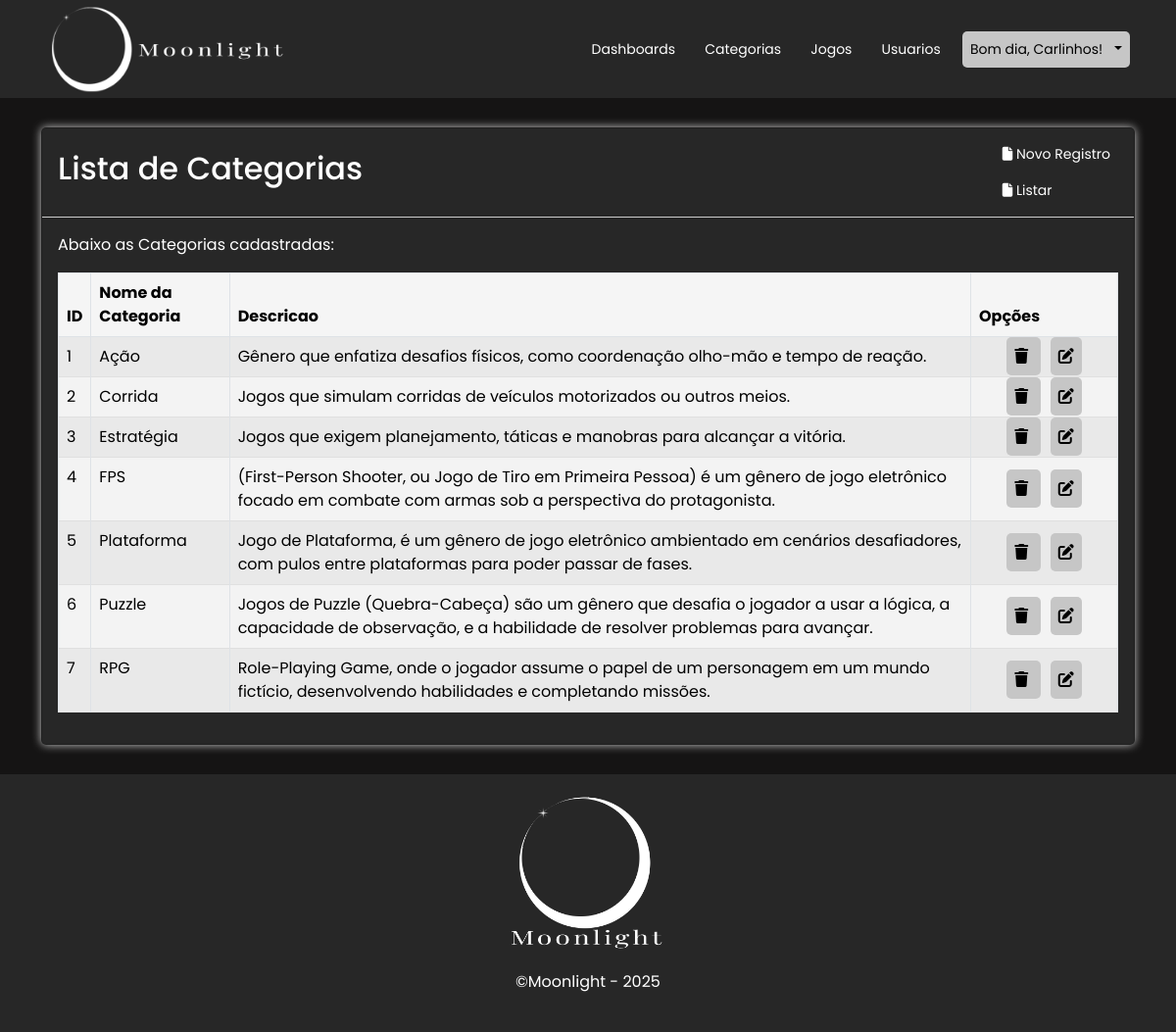
Screenshot of /Moonlight_Backend/Public/categoria/listar (signed in) with the database file from the repository.
### tables this page shows
CREATE TABLE `categorias` (
    `id_categoria` BIGINT NOT NULL AUTO_INCREMENT PRIMARY KEY,
    `nm_cat` VARCHAR(255) NOT NULL,
    `desc_cat` VARCHAR(255) NOT NULL
);

### Moonlight_Backend/Controller/CategoriaController.php (called while the page is built, shortened)
<?php
class CategoriaController{
    public function __construct(){
        $pdo = Conexao::connect();
        $this->categoria = new CategoriaModel($pdo);
    }
    public function listar() {
        require "../Views/categoria/listar.php";
    }
}

### Moonlight_Backend/Model/CategoriaModel.php (called while the page is built, shortened)
<?php
class CategoriaModel {
    private PDO $pdo;
    public function __construct(
        PDO $pdo,
    )
    {
        $this->pdo = $pdo;
    }
    public function listarCategoria() {
        $sql = "select * from categorias order by nm_cat";
        $consulta = $this->pdo->prepare($sql);
        $consulta->execute();
        return $consulta->fetchAll(PDO::FETCH_OBJ);
    }
}

### Moonlight_Backend/Views/categoria/listar.php (the view, shortened to what this page needs)
<div class="container">
    <div class="card">
        <div class="card-header jc-between">
            <h2 class="float-start as-center white-text">Lista de Categorias</h2>
            <div class="float-end">
                <a href="<?= BASE_URL ?>/categoria" title="Novo Registro" class="simpleBtn p-x1 textdec-Debloat white-text">
                    <i class="fas fa-file"></i> Novo Registro
                </a>
                <a href="<?= BASE_URL ?>/categoria/listar" title="Listar" class="simpleBtn p-x1 textdec-Debloat white-text">
                    <i class="fas fa-file"></i> Listar
                </a>
            </div>
        </div>
        <div class="card-body">
            <?php
            $dadosCategoria = $this->categoria->listarCategoria() ?? null;
            if($dadosCategoria): ?>
            <p class="white-text">Abaixo as Categorias cadastradas:</p>
            <div class="table-responsive-scroll">
                <table class="table table-bordered table-striped dashboard-table">
                    <thead>
                        <tr>
                            <td>ID</td>
                            <td>Nome da Categoria</td>
                            <td>Descricao</td>
                            <td>Opções</td>
                        </tr>
                    </thead>
                    <tbody>
                        <?php
                            foreach ($dadosCategoria as $dados) {
                                ?>
                                <tr>
                                    <td><?=$dados->id_categoria?></td>
                                    <td><?=$dados->nm_cat?></td>
                                    <td><?=$dados->desc_cat?></td>
                                    <td width="150px" id="opcoes">
                                        <div class="text-center">
                                            <a href="javascript:confirmarExclusao(event, <?=$dados->id_categoria?>, 'categoria')" class="formBtn p-x1 black-text mr-x1">
                                                <i class="fas fa-trash"></i>
                                            </a>
                                            <a href="<?= BASE_URL ?>/categoria/index/<?=$dados->id_categoria?>" class="formBtn p-x1 black-text ml-x1">
                                                <i class="fas fa-edit"></i>
                                            </a>
                                        </div>
                                    </td>
                                </tr>
                                <?php
                            }
                        ?>
                    </tbody>
                </table>
                <?php else: ?>
                <h4 class="white-text">Não há categorias cadastradas, cadastre-as</h4>
                <?php endif; ?>
            </div>
        </div>
    </div>
</div>

### Moonlight_Backend/Public/index.php (shortened to what this page needs)
<?php
    $controller = $_GET["param"] ?? "index";
?>
<!DOCTYPE html>
<html lang="pt-br">
<head>
    <link rel="stylesheet" href="https://cdnjs.cloudflare.com/ajax/libs/font-awesome/6.5.1/css/all.min.css">
    <link rel="stylesheet" href="<?= BASE_URL ?>/css/bootstrap.min.css">
    <link rel="stylesheet" href="<?= BASE_URL ?>/css/all.min.css">
    <link rel="stylesheet" href="<?= BASE_URL ?>/css/index/style.css">
    <link rel="stylesheet" href="<?= BASE_URL ?>/css/index/forms.css">
    <link rel="stylesheet" href="<?= BASE_URL ?>/css/index/erro.css">
    <link rel="stylesheet" href="<?= BASE_URL ?>/css/index/dashboard.css">
    <link href="https://cdn.jsdelivr.net/npm/summernote@0.9.0/dist/summernote.min.css" rel="stylesheet">
</head>
<body>
    <?php
    if(!isset($_SESSION['Logado_Na_Sessão']) && (!$_POST)) {
        include "../Views/index/Login.php";
    } else if(!isset($_SESSION['Logado_Na_Sessão']) && ($_POST)){
        $acao = new UsuarioController();
        $acao->login();
    } else if($_SESSION['Logado_Na_Sessão']['tipo'] != 'admin'){
        header('Location: http://localhost/Moonlight/Moonlight/Public/index');
        exit;
    } else{
        ?>
        <header class="header">
            <div class="container">
                <div class="flex">
                    <div class="flex-col1">
                        <a href="<?= BASE_URL ?>/index" class="headerLogo" title="Pagina Inicial">
                            <img src="<?= BASE_URL ?>/img/index/MoonlightMenor.png" alt="logo Moonlight">
                        </a>
                    </div>
                    <div class="flex-col2">
                        <nav class="header-nav" id="header-nav">
                            <ul class="nav-ul">
                                <li class="nav-li">
                                    <a href="<?= BASE_URL ?>" class="nav-btn">Dashboards</a>
                                </li>
                                <li class="nav-li">
                                    <a class="nav-btn" title="Listagem de Categorias" href="<?= BASE_URL ?>/categoria">Categorias</a>
                                </li>
                                <li class="nav-li">
                                    <a class="nav-btn" title="Listagem de Jogos" href="<?= BASE_URL ?>/games">Jogos</a>
                                </li>
                                <li class="nav-li">
                                    <a class="nav-btn" title="Listagem de Usuarios" href="<?= BASE_URL ?>/usuario">Usuarios</a>
                                </li>
                                <li class="nav-li dropdown-center">
                                    <a class="nav-btn-user-menu" id="user-menu" title="Menu do usuario" role="button" data-bs-toggle="dropdown" aria-expanded="false">
                                        <?php
                                            $hour = date('H');
                                            $greeting = "Olá";
                                            if ($hour >= 5 && $hour < 12) {
                                                $greeting = "Bom dia";
                                            } else if ($hour >= 12 && $hour < 18) {
                                                $greeting = "Boa tarde";
                                            } else {
                                                $greeting = "Boa noite";
                                            }
                                            $userName = isset($_SESSION['Logado_Na_Sessão']) ? htmlspecialchars($_SESSION['Logado_Na_Sessão']["nm_user"]) : "Usuário";
                                            echo $greeting . ", " . $userName . "!";
                                        ?>
                                        <span class="dropdown-toggle"></span>
                                    </a>
                                </li>
                            </ul>
                        </nav>
                    </div>
                </div>
            </div>
        </header>
        <main>
                <?php
                $param = explode("/", $controller);
                $controller = $param[0] ?? "index";
                $acao = $param[1] ?? "index";
                $id = $param[2] ?? NULL;
                $controller = ucfirst($controller)."Controller";
                $page = "../Controller/{$controller}.php";
                if (file_exists($page)) {
                    $control = new $fullClassName();
                    $control->$acao($id);
                } else include "../Views/index/erro.php";
                ?>
        </main>
        <footer class="footer">
            <div class="footerClass">
                <p>
                    <a href="<?= BASE_URL ?>/index" title="Pagina Inicial">
                        <img src="<?= BASE_URL ?>/img/index/Moonlight.png" alt="logo Moonlight">
                    </a>
                </p>
                <p class="description">
                    ©Moonlight - 2025
                </p>
            </div>
        </footer>
        <?php
    }
    ?>
</body>
</html>

### Moonlight_Backend/Public/css/index/style.css (style rules this page uses)
:root { --mainColor: #151414; --textMainColor: #FFFFFF; --textMainColorhover:#c7c7c7; --elementColor: #272727; --elementHardColor: #121212; --elementHardColorAlpha: rgba(18, 18, 18, 0.769); --secondColor: #F5F5F5; --textSecondColor: #000000; --tableLine: #dddddddd; --tableBackground1: #FFFFFF; --tableBackground2: #f3f3f3; --tableCTA: #bebebe; --CTAColor: #26bbff; --CTAHoverColor: #72d3ff; --btnBackgroundColor: rgb(198, 198, 198); --btnBackgroundColorhover: rgb(255, 255, 255); --inputBackground: #121212; --inputBorder: rgb(198, 198, 198); --inputBackgroundhover: #272727; --inputBorderhover:rgb(255, 255, 255); --btnBackgroundCtaColor: #26bbff; --btnBackgroundCtaHoverColor: #72d3ff; --font-default: "Poppins", arial, sans-serif; }
html, body { margin: 0; padding: 0; overflow-x: hidden; min-height: 100vh; top: 0; left: 0; width: 100%; -webkit-font-smoothing: antialiased; -moz-osx-font-smoothing: grayscale; background-color: var(--mainColor); color: var(--textMainColor); }
* { margin: 0; padding: 0; box-sizing: border-box; }
.white-text { font-family: var(--font-default); color: var(--textMainColor); }
.black-text { font-family: var(--font-default); color: var(--textSecondColor) !important; }
.text-center { text-align: center; }
.ml-x1 { margin-left: 5px; }
.mr-x1 { margin-right: 5px; }
.jc-between { justify-content: space-between !important; }
.textdec-Debloat { text-decoration: none; }
.p-x1 { padding: 8px; }
.as-center { align-self: center; }
.simpleBtn { display: block; background-color: unset; color: var(--textMainColor); font-family: var(--font-default); font-size: 14px; border-radius: 5px; border: 0; padding: 8px; transition: ease-in-out 0.2s; }
.header { width: 100%; z-index: 4; top: 0; left: 0; background-color: var(--elementColor); position: fixed; }
.header .container .flex { display: flex; justify-content: space-between; align-items: center; height: 100px; }
.header .container .flex .flex-col1 { flex-basis: 30%; align-items: center; }
.header .container .flex .flex-col1 .headerLogo { display: block; width: min-content; }
.header .container .flex .flex-col1 .headerLogo img { width: 250px; height: 100px; }
.header .container .flex .flex-col2 { flex-basis: 70%; }
.header .container .flex .flex-col2 .header-nav { display: block; position: relative; text-align: center; justify-items: end; }
.header .container .flex .flex-col2 .header-nav .nav-ul { list-style: none; padding: 0; margin: 0; }
.header .container .flex .flex-col2 .header-nav .nav-ul .nav-li { display: inline-block; margin: 0 5px; }
.header .container .flex .flex-col2 .header-nav .nav-ul .nav-li .nav-btn { display: block; color: var(--textMainColor); font-family: var(--font-default); font-size: 14px; text-decoration: none; border-radius: 5px; padding: 8px; transition: ease-in-out 0.3s; }
.header .container .flex .flex-col2 .header-nav .nav-ul .nav-li .nav-btn-user-menu { font-family: var(--font-default); font-size: 14px; background-color: var(--btnBackgroundColor); color: var(--textSecondColor); padding: 8px; border-radius: 5px; display: block; align-items: center; width: max-content; min-width: 150px; transition: ease-in-out 0.3s; text-decoration: none; -webkit-font-smoothing: antialiased; -moz-osx-font-smoothing: grayscale; text-rendering: optimizeLegibility; }
.dropdown-toggle { display: inline-block; margin-left: 8px; transition: transform 0.3s ease; }
main { padding-top: 100px; width: 100%; position: relative; }
.card { background-color: #272727; box-shadow: 0 0 10px #CCC; border-radius: 5px; margin: 30px 0; }
.footer { position: relative; background-color: var(--elementColor); height: fit-content; padding: 20px 0; text-align: center; z-index: 3; }
.footer img { width: 15%; }
.footer .description { line-height: 30px; color: var(--textColor); font-family: var(--font-default); }
.footer .footerClass { text-align: center; margin: auto; }

### Moonlight_Backend/Public/css/index/forms.css (style rules this page uses)
.card { background-color: #272727; box-shadow: 0 0 10px #CCC; border-radius: 5px; margin: 30px 0; }
.card-header { display: flex; border-bottom: 1px solid #CCC; justify-content: center; }
.formBtn { font-family: var(--font-default); background-color: var(--btnBackgroundColor); border: 0; border-radius: 5px; transition: ease-in-out 0.3s; }
.simpleBtn { display: block; color: var(--textMainColor); font-family: var(--font-default); font-size: 14px; border-radius: 5px; padding: 8px; transition: ease-in-out 0.2s; }

### rows the page displays
categorias: id_categoria "1", nm_cat "Ação", desc_cat "Gênero que enfatiza desafios físicos, como coordenação olho-mão e tempo de reação."
categorias: id_categoria "2", nm_cat "Corrida", desc_cat "Jogos que simulam corridas de veículos motorizados ou outros meios."
categorias: id_categoria "3", nm_cat "Estratégia", desc_cat "Jogos que exigem planejamento, táticas e manobras para alcançar a vitória."
categorias: id_categoria "4", nm_cat "FPS", desc_cat "(First-Person Shooter, ou Jogo de Tiro em Primeira Pessoa) é um gênero de jogo eletrônico focado em combate com armas sob a perspectiva do protagonista."
categorias: id_categoria "5", nm_cat "Plataforma", desc_cat "Jogo de Plataforma, é um gênero de jogo eletrônico ambientado em cenários desafiadores, com pulos entre plataformas para poder passar de fases."
categorias: id_categoria "6", nm_cat "Puzzle", desc_cat "Jogos de Puzzle (Quebra-Cabeça) são um gênero que desafia o jogador a usar a lógica, a capacidade de observação, e a habilidade de resolver problemas para avançar."
categorias: id_categoria "7", nm_cat "RPG", desc_cat "Role-Playing Game, onde o jogador assume o papel de um personagem em um mundo fictício, desenvolvendo habilidades e completando missões."

### other values shown
$greeting "Bom dia"
$userName "Carlinhos"
